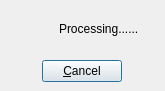
<?xml version="1.0" encoding="UTF-8"?>
<ui version="4.0">
 <class>ProcessingDialog</class>
 <widget class="QDialog" name="ProcessingDialog">
  <property name="geometry">
   <rect>
    <x>0</x>
    <y>0</y>
    <width>165</width>
    <height>91</height>
   </rect>
  </property>
  <property name="mouseTracking">
   <bool>true</bool>
  </property>
  <property name="acceptDrops">
   <bool>false</bool>
  </property>
  <property name="windowTitle">
   <string>Processing...</string>
  </property>
  <property name="windowIcon">
   <iconset resource="../Resources/icon.qrc">
    <normaloff>:/images/application.png</normaloff>:/images/application.png</iconset>
  </property>
  <property name="modal">
   <bool>true</bool>
  </property>
  <layout class="QVBoxLayout" name="verticalLayout">
   <property name="leftMargin">
    <number>3</number>
   </property>
   <property name="topMargin">
    <number>3</number>
   </property>
   <property name="rightMargin">
    <number>3</number>
   </property>
   <property name="bottomMargin">
    <number>9</number>
   </property>
   <item>
    <layout class="QHBoxLayout" name="horizontalLayout_3">
     <item>
      <widget class="QFrame" name="frame_2">
       <property name="sizePolicy">
        <sizepolicy hsizetype="Preferred" vsizetype="Preferred">
         <horstretch>0</horstretch>
         <verstretch>0</verstretch>
        </sizepolicy>
       </property>
       <property name="minimumSize">
        <size>
         <width>50</width>
         <height>50</height>
        </size>
       </property>
       <property name="maximumSize">
        <size>
         <width>50</width>
         <height>50</height>
        </size>
       </property>
       <property name="frameShape">
        <enum>QFrame::Panel</enum>
       </property>
       <property name="frameShadow">
        <enum>QFrame::Plain</enum>
       </property>
       <property name="lineWidth">
        <number>0</number>
       </property>
       <layout class="QGridLayout" name="gridLayout">
        <property name="leftMargin">
         <number>0</number>
        </property>
        <property name="topMargin">
         <number>0</number>
        </property>
        <property name="rightMargin">
         <number>0</number>
        </property>
        <property name="bottomMargin">
         <number>0</number>
        </property>
        <property name="spacing">
         <number>0</number>
        </property>
        <item row="0" column="0">
         <layout class="QHBoxLayout" name="animationLayout">
          <property name="spacing">
           <number>0</number>
          </property>
          <property name="leftMargin">
           <number>0</number>
          </property>
          <property name="topMargin">
           <number>0</number>
          </property>
          <property name="rightMargin">
           <number>0</number>
          </property>
          <property name="bottomMargin">
           <number>0</number>
          </property>
         </layout>
        </item>
       </layout>
      </widget>
     </item>
     <item>
      <widget class="QLabel" name="Message">
       <property name="font">
        <font>
         <family>Arial</family>
        </font>
       </property>
       <property name="text">
        <string>Processing......</string>
       </property>
      </widget>
     </item>
    </layout>
   </item>
   <item>
    <layout class="QHBoxLayout" name="horizontalLayout">
     <item>
      <spacer name="horizontalSpacer">
       <property name="orientation">
        <enum>Qt::Horizontal</enum>
       </property>
       <property name="sizeHint" stdset="0">
        <size>
         <width>40</width>
         <height>20</height>
        </size>
       </property>
      </spacer>
     </item>
     <item>
      <widget class="QPushButton" name="pushButton_cancel">
       <property name="text">
        <string>&amp;Cancel</string>
       </property>
       <property name="default">
        <bool>false</bool>
       </property>
      </widget>
     </item>
     <item>
      <spacer name="horizontalSpacer_2">
       <property name="orientation">
        <enum>Qt::Horizontal</enum>
       </property>
       <property name="sizeHint" stdset="0">
        <size>
         <width>40</width>
         <height>20</height>
        </size>
       </property>
      </spacer>
     </item>
    </layout>
   </item>
  </layout>
 </widget>
 <resources>
  <include location="../Resources/icon.qrc"/>
 </resources>
 <connections/>
</ui>
